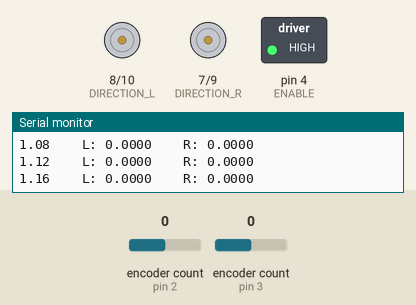
This sketch was run on a simulated Arduino Uno, built with avr-gcc and run on an emulated ATmega328P. Parts: direction and speed pins drawn as motors (green arrow = direction pin HIGH = forward, orange = LOW = backward, longer = more drive), switched loads named in the sketch (green lamp = pin HIGH), the last lines printed to the serial monitor. Inputs (shaded band) come from the test bench; at power-on: encoder count (sensors on pin 2, pin 3) 0.

Above: at 1.2 s.
1.3 s: encoder count (sensor on pin 2) set to 1
At 3.72 s:
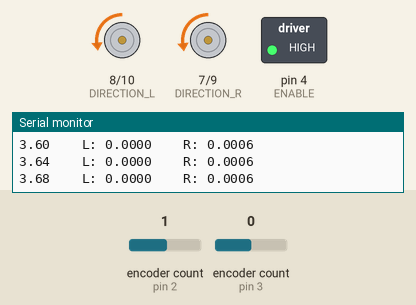
4.3 s: encoder count (sensor on pin 2) set to 0
At 7.0 s:
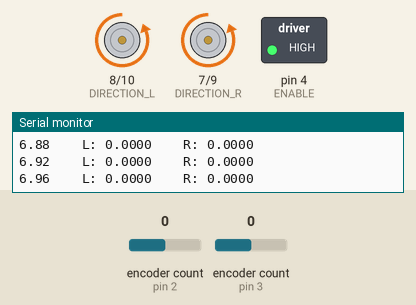
Timing chart, 0 to 8.5 s (numbered marks = the images above; inputs shaded):
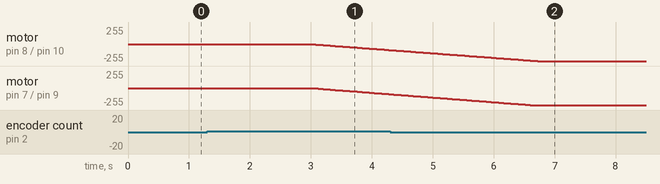

The sketch:

DistanceControl.ino
```cpp
/* DistanceControl.ino
 *
 * Purpose : This code is used to determine the transfer function for voltage to
 * robot speed for each wheel.
 *
 */

 // libraries
#include <Encoder.h>

// constants
#define SAMPLE_TIME     40    // sampling time in milliseconds
#define STEP_VOLTAGE    5     // step voltage into the motor
#define MAX_VOLTAGE     7.5   // maximum voltage of the input into the motor
#define WHEEL_RADIUS    0.0745   // radius of wheel in meters
#define RAD_IN_DEG      0.01745329  // used for converting degrees to radians.
#define START_DELAY     3000  // start delay in millisconds
#define SPEED_SATURATION 0.5

// pins
#define CHANNEL_RA      2     // encoder input pin for right motor channel A
#define CHANNEL_LA      3     // encoder input pin for left motor channel A
#define CHANNEL_RB      5     // encoder input pin for right motor channel B
#define CHANNEL_LB      6     // encoder input pin for left motor channel B
#define ENABLE          4     // enables right motor

#define DIRECTION_R     7     // right motor direction
#define DIRECTION_L     8     // left motor direction
#define SPEED_R         9    // PWM pin for right motor speed
#define SPEED_L         10    // PWM pin for left motor speed

double KV_L = 0.4;
double KV_R = 0.4;
double KD_L = 0;
double KD_R = 0;
double KI_L = 16.5;
double KI_R = 17;
double KP_L = 0;
double KP_R = 0;
double desSpeed_L = 0;
double desSpeed_R = 0;
double errPos_L = 0;
double errPos_R = 0;
double errSpeed_R = 0;
double errSpeed_L = 0;
double voltage_R = 0;
double voltage_L = 0;
double actSpeed_R = 0;
double actSpeed_L = 0;
double actPos_R = 0;
double actPos_L = 0;
double desPos = 0;
double errSum_R = 0;
double errSum_L = 0;

// sets encoder functions
Encoder rightEnc(CHANNEL_RA, CHANNEL_RB);
Encoder leftEnc(CHANNEL_LA, CHANNEL_LB);

void setup() {

  // serial communication initialization
  Serial.begin(115200);

  // assigns pins as either inputs or outputs
  pinMode(CHANNEL_RA, INPUT);
  pinMode(CHANNEL_LA, INPUT);
  pinMode(CHANNEL_RB, INPUT);
  pinMode(CHANNEL_LB, INPUT);
  pinMode(ENABLE, OUTPUT);
  pinMode(DIRECTION_R, OUTPUT);
  pinMode(DIRECTION_L, OUTPUT);
  pinMode(SPEED_R, OUTPUT);
  pinMode(SPEED_L, OUTPUT);

  // enables motors
  digitalWrite(ENABLE, HIGH);

  // writes direction to motor
  digitalWrite(DIRECTION_R, LOW);
  digitalWrite(DIRECTION_L, LOW);

} // end of setup

void loop() {

    // static variables
    static unsigned long currentTime = 0;
    static double newDeg_R = 0;
    static double newDeg_L = 0;
    static double oldDeg_R = 0;
    static double oldDeg_L = 0;
    static double angVel_R = 0;
    static double angVel_L = 0;


    // measures time for delay
    currentTime = millis();

    // starts motor after appropriate time delay
    if (millis() >= START_DELAY) {
      desPos = 1.0 * .3048;
    }

    // takes sample of angular velocity
    newDeg_R = ((double)rightEnc.read() * 360) / 3200;
    newDeg_L = ((double)leftEnc.read() * 360) / 3200;

    // calculates angular velocity and straightforward velocity
    angVel_R = (1000 * (newDeg_R - oldDeg_R)) / SAMPLE_TIME;
    angVel_L = (1000 * (newDeg_L - oldDeg_L)) / SAMPLE_TIME;
    actSpeed_R = WHEEL_RADIUS * angVel_R * RAD_IN_DEG;
    actSpeed_L = -WHEEL_RADIUS * angVel_L * RAD_IN_DEG;

    actPos_R = (((double)rightEnc.read() * 6.2832) / 3200)* WHEEL_RADIUS;
    actPos_L = (-1*(((double)leftEnc.read() * 6.2832) / 3200)* WHEEL_RADIUS);

    errPos_R = desPos - actPos_R;
    errPos_L = desPos - actPos_L;

    desSpeed_R = (errPos_R* KV_R) + (actSpeed_R * KD_R);
    desSpeed_L = (errPos_L* KV_L) + (actSpeed_L * KD_L);

    if (desSpeed_R > SPEED_SATURATION) desSpeed_R = SPEED_SATURATION;
    else if (desSpeed_R < -SPEED_SATURATION) desSpeed_R = -SPEED_SATURATION;
    if (desSpeed_L > SPEED_SATURATION) desSpeed_L = SPEED_SATURATION;
    else if (desSpeed_L < -SPEED_SATURATION) desSpeed_L = -SPEED_SATURATION;

    errSpeed_R = desSpeed_R - actSpeed_R;
    errSpeed_L = desSpeed_L - actSpeed_L;

    errSum_R = ((errSpeed_R * SAMPLE_TIME) / 1000) + errSum_R;
    errSum_L = ((errSpeed_L * SAMPLE_TIME) / 1000) + errSum_L;

    voltage_R = (errSum_R * KI_R) + (errSpeed_R * KP_R);
    voltage_L = (errSum_L * KI_L) + (errSpeed_L * KP_L);

    if(voltage_R > MAX_VOLTAGE)voltage_R = MAX_VOLTAGE;
    else if(voltage_R < (-1*MAX_VOLTAGE))voltage_R = (-1 *MAX_VOLTAGE);
    if(voltage_L > MAX_VOLTAGE)voltage_L = MAX_VOLTAGE;
    else if(voltage_L < (-1*MAX_VOLTAGE))voltage_L = (-1 *MAX_VOLTAGE);
    if(voltage_R < 0)digitalWrite(DIRECTION_R, HIGH);
    else digitalWrite(DIRECTION_R, LOW);
    if(voltage_L < 0)digitalWrite(DIRECTION_L, HIGH);
    else digitalWrite(DIRECTION_L, LOW);

    analogWrite(SPEED_R, abs(voltage_R*255/ MAX_VOLTAGE));
    analogWrite(SPEED_L, abs(voltage_L*255/ MAX_VOLTAGE));

    // displays samples
    Serial.print((double)currentTime / 1000); // sample time in seconds
    Serial.print("\t\tL: ");
    Serial.print(actPos_L, 4);
    Serial.print("\t\tR: ");
    Serial.print(actPos_R, 4);
    Serial.print("\n\r");

    // reassigns old degree variables
    oldDeg_R = newDeg_R;
    oldDeg_L = newDeg_L;

    // ensures function isn't taking too long
    if (millis() > (currentTime + SAMPLE_TIME)) Serial.println("ERROR: Under Sampling!");

    // creates delay of SAMPLE_TIME ms
    while(millis() < (currentTime + SAMPLE_TIME));

} // end of loop
```
